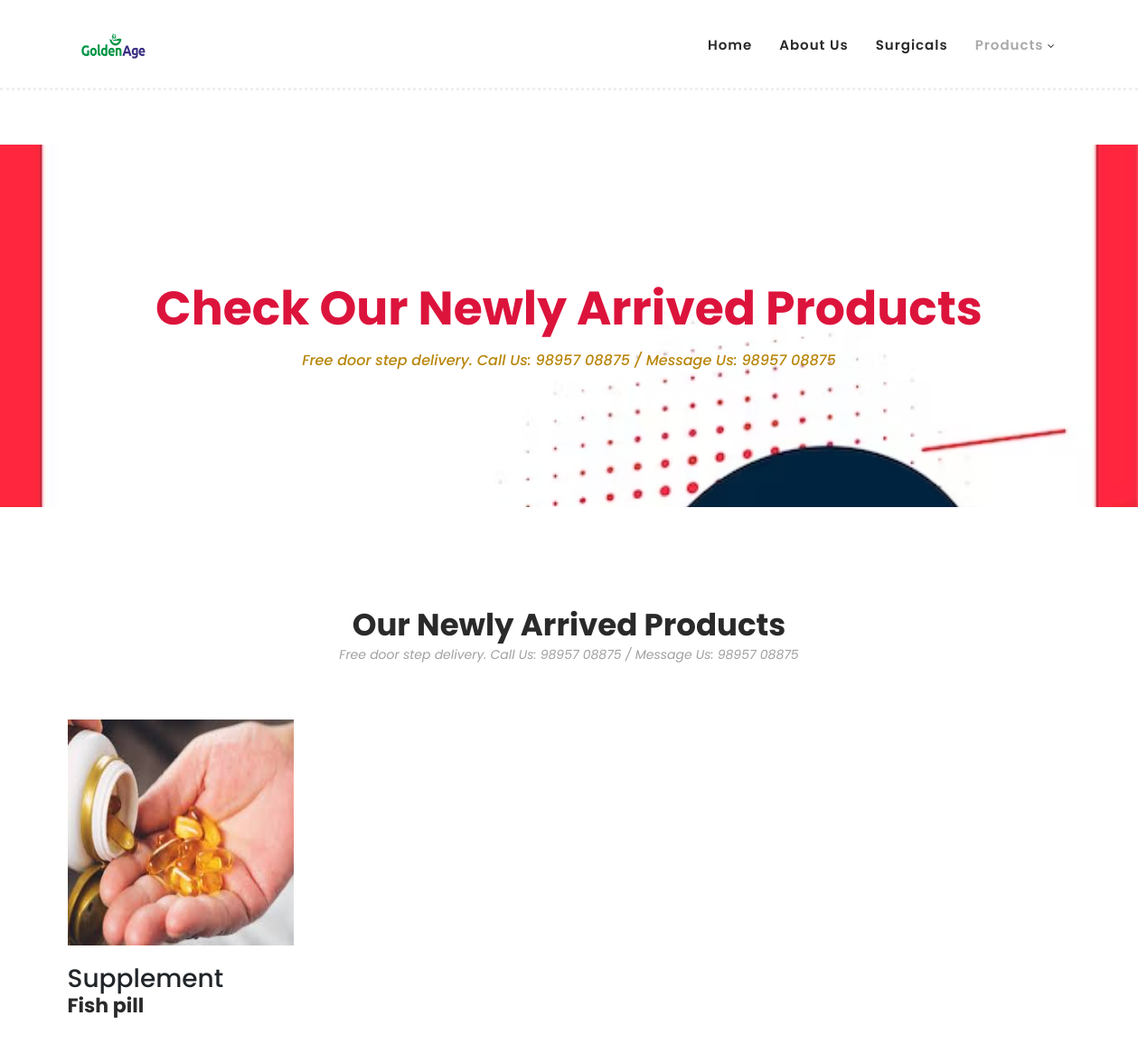
The page /new_arrivals on the database its author committed.
### oldd/models.py (models this page shows)
class Product(models.Model):
    name = models.CharField(max_length=200, null=True)
    image = models.ImageField(null=True)
    discount = models.CharField(max_length=200, null=True)
    unit_price = models.CharField(max_length=200, null=True)
    prd_cat = models.ForeignKey(Category, on_delete=models.CASCADE, null=True)

class Category(models.Model):
    category_title = models.CharField(max_length=200, null=True)
    photo = models.ImageField(null=True)

### oldd/views.py (the view)
# urls.py: path('new_arrivals', oldd.views.new_arrivals, name='new_arrivals'),
def new_arrivals(request):
    bb = Category.objects.all()
    zz = Product.objects.all().order_by('-id')[:1]
    return render(request, 'new_arrivals.html', {'bb': bb,'zz':zz})

### Templates/new_arrivals.html (shortened to what this page needs)
{% load static %}
<!DOCTYPE html>
<html lang="en">
  <head>
    <link rel="stylesheet" type="text/css" href="{% static 'assets/css/bootstrap.min.css' %}">
    <link rel="stylesheet" type="text/css" href="{% static 'assets/css/font-awesome.css' %}">
    <link rel="stylesheet" href="{% static 'assets/css/templatemo-hexashop.css' %}">
    <link rel="stylesheet" href="{% static 'assets/css/owl-carousel.css' %}">
    <link rel="stylesheet" href="{% static 'assets/css/lightbox.css' %}">
    </head>
    <body>
    <header class="header-area header-sticky">
        <div class="container">
            <div class="row">
                <div class="col-12">
                    <nav class="main-nav">
                          {% if user.is_authenticated %}
                            <a href="{% url 'admin_home' %}" class="logo">
                                <img src="{% static 'assets/images/logo_gold.jpeg' %}" style="width:100px;height:80px">
                            </a>
                         {% else %}
                         <a href="{% url 'home' %}" class="logo">
                            <img src="{% static 'assets/images/logo_gold.jpeg' %}" style="width:100px;height:80px">
                        </a>
                        {% endif %}
                        <ul class="nav">
                               {% if user.is_authenticated %}
                                <li class="scroll-to-section"><a href="{% url 'admin_home' %}">Home</a></li>
                                    {% else %}
                                <li class="scroll-to-section"><a href="{% url 'home' %}">Home</a></li>
                                 {% endif %}
                            <li class="scroll-to-section"><a href="{% url 'about_us' %}">About Us</a></li>
                            <li class="scroll-to-section"><a href="{% url 'surgical_view' %}">Surgicals</a></li>
                            <li class="submenu">
                                <a href="javascript:;" class="active">Products</a>
                            </li>
                        </ul>
                    </nav>
                </div>
            </div>
        </div>
    </header>
    <div class="page-heading" id="top" style="background-image: url('{% static 'assets/images/new_arrival.jpg' %}');">
        <div class="container">
            <div class="row">
                <div class="col-lg-12">
                    <div class="inner-content">
                        <h2 style="color:crimson">Check Our Newly Arrived Products</h2>
                        <span style="color:darkgoldenrod">Free door step delivery. Call Us: 98957 08875 / Message Us: 98957 08875</span>
                    </div>
                </div>
            </div>
        </div>
    </div>
    <section class="section" id="products">
        <div class="container">
            <div class="row">
                <div class="col-lg-12">
                    <div class="section-heading">
                        <h2>Our Newly Arrived Products</h2>
                        <span>Free door step delivery. Call Us: 98957 08875 / Message Us: 98957 08875</span>
                    </div>
                </div>
            </div>
        </div>
        <div class="container">
            <div class="row">
                {% for t in  zz %}
               <div class="col-lg-4">
                    <div class="item">
                        <div class="thumb">
                            <img src="{{t.image.url}}" alt="" style="width:250px;height:250px;">
                        </div>
                        <div class="down-content">
                             <h3>{{t.prd_cat.category_title}}</h3>
                            <h4>{{t.name}}</h4>
                        </div>
                    </div>
                </div>
                {% endfor %}
            </div>
        </div>
    </section>
  </body>
</html>

### static/assets/css/templatemo-hexashop.css (style rules this page uses)
html, body, div, span, applet, object, iframe, h1, h2, h3, h4, h5, h6, p, blockquote, div pre, a, abbr, acronym, address, big, cite, code, del, dfn, em, font, img, ins, kbd, q, s, samp, small, strike, strong, sub, sup, tt, var, b, u, i, center, dl, dt, dd, ol, ul, li, figure, header, nav, section, article, aside, footer, figcaption { margin: 0; padding: 0; border: 0; outline: 0; }
ul, li { padding: 0; margin: 0; list-style: none; }
header, nav, section, article, aside, footer, hgroup { display: block; }
* { box-sizing: border-box; }
html, body { font-family: 'Poppins', sans-serif; font-weight: 400; background-color: #fff; font-size: 16px; -ms-text-size-adjust: 100%; -webkit-font-smoothing: antialiased; -moz-osx-font-smoothing: grayscale; }
a { text-decoration: none !important; }
h1, h2, h3, h4, h5, h6 { margin-top: 0px; margin-bottom: 0px; }
ul { margin-bottom: 0px; }
html, body { background: #fff; font-family: 'Poppins', sans-serif; }
.section-heading h2 { font-size: 34px; font-weight: 700; color: #2a2a2a; }
.section-heading span { font-size: 14px; color: #a1a1a1; font-style: italic; font-weight: 400; }
.header-area { border-bottom: 3px dotted #eee; box-shadow: none; background-color: #fff; position: absolute; top: 0px; left: 0px; right: 0px; z-index: 100; height: 100px; -webkit-transition: all .5s ease 0s; -moz-transition: all .5s ease 0s; -o-transition: all .5s ease 0s; transition: all .5s ease 0s; }
.header-area .main-nav { min-height: 80px; background: transparent; }
.header-area .main-nav .logo { line-height: 100px; color: #fff; font-size: 28px; font-weight: 700; text-transform: uppercase; letter-spacing: 2px; float: left; -webkit-transition: all 0.3s ease 0s; -moz-transition: all 0.3s ease 0s; -o-transition: all 0.3s ease 0s; transition: all 0.3s ease 0s; }
.header-area .main-nav .nav { float: right; margin-top: 30px; margin-right: 0px; background-color: transparent; -webkit-transition: all 0.3s ease 0s; -moz-transition: all 0.3s ease 0s; -o-transition: all 0.3s ease 0s; transition: all 0.3s ease 0s; position: relative; z-index: 999; }
.header-area .main-nav .nav li { padding-left: 15px; padding-right: 15px; }
.header-area .main-nav .nav li:last-child { padding-right: 0px; }
.header-area .main-nav .nav li a { display: block; font-weight: 600; font-size: 15px; color: #2a2a2a; text-transform: capitalize; -webkit-transition: all 0.3s ease 0s; -moz-transition: all 0.3s ease 0s; -o-transition: all 0.3s ease 0s; transition: all 0.3s ease 0s; height: 40px; line-height: 40px; border: transparent; letter-spacing: 1px; }
.header-area .main-nav .nav li a { color: #2a2a2a; }
.header-area .main-nav .nav li:hover a, .header-area .main-nav .nav li a.active { color: #aaa!important; }
.header-area .main-nav .nav li.submenu { position: relative; padding-right: 30px; }
.header-area .main-nav .nav li.submenu:after { font-family: FontAwesome; content: "\f107"; font-size: 12px; color: #2a2a2a; position: absolute; right: 18px; top: 12px; }
.header-area.header-sticky { min-height: 80px; }
.header-area .nav { margin-top: 30px; }
.header-area.header-sticky .nav li a.active { color: #aaa; }
@media (min-width: 767px) { .header-area .main-nav .nav { display: flex !important; } }
.page-heading { margin-top: 160px; margin-bottom: 30px; background-image: url(../images/products-page-heading.jpg); background-position: center center; background-size: cover; background-repeat: no-repeat; }
.page-heading .inner-content { padding: 150px 0px; text-align: center; }
.page-heading .inner-content h2 { font-size: 52px; color: #fff; font-weight: 700; margin-bottom: 15px; }
.page-heading .inner-content span { font-size: 16px; font-weight: 500; color: #fff; font-style: italic; }
#products .section-heading { text-align: center; margin-bottom: 60px; margin-top: 80px; }
#products .item { margin-bottom: 30px; }
#products .item .thumb img { width: 100%; overflow: hidden; }
#products .item .down-content { padding-top: 20px; position: relative; z-index: 3; background-color: #fff; }
#products .item .down-content h4 { font-size: 22px; color: #2a2a2a; font-weight: 700; margin-bottom: 8px; }
#products .item .thumb { position: relative; }

### rows shown on the page
Product: image (picture), prd_cat.category_title "Supplement", name "Fish pill"
